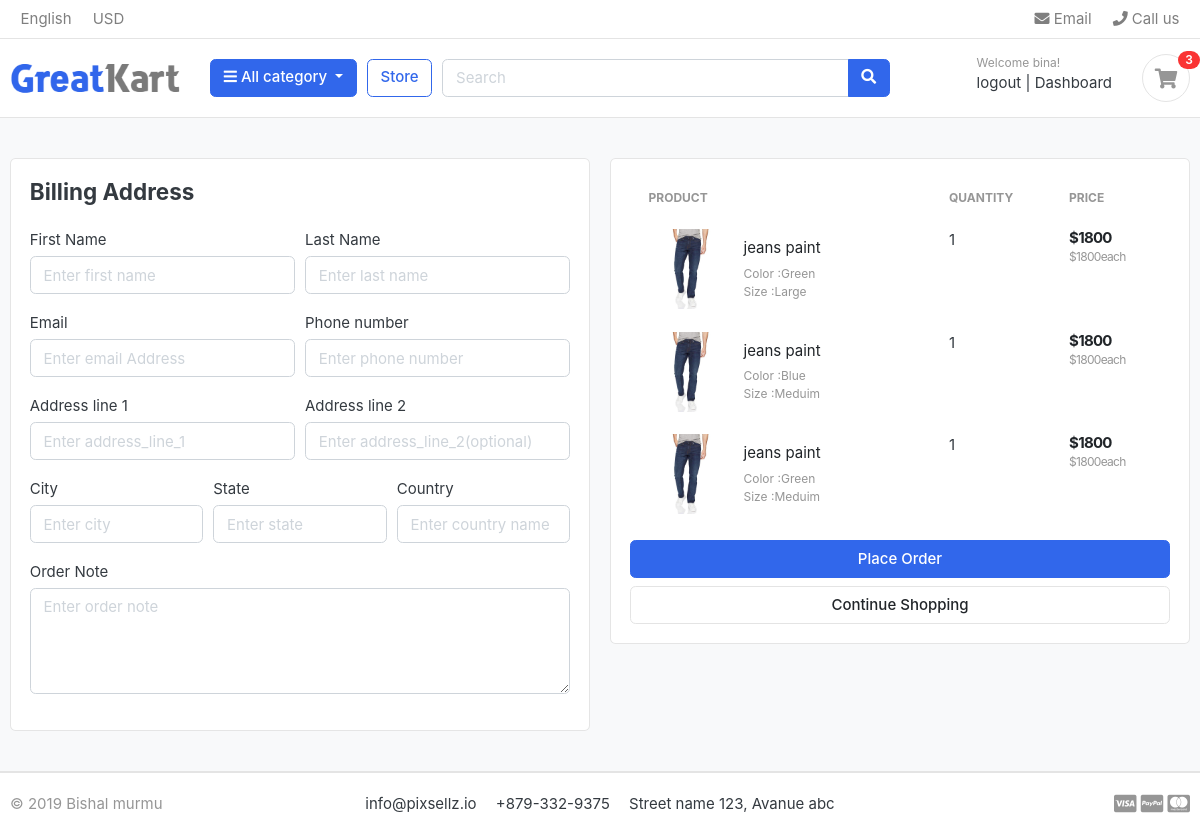
The app's page /cart/checkout/ (signed in), older data.
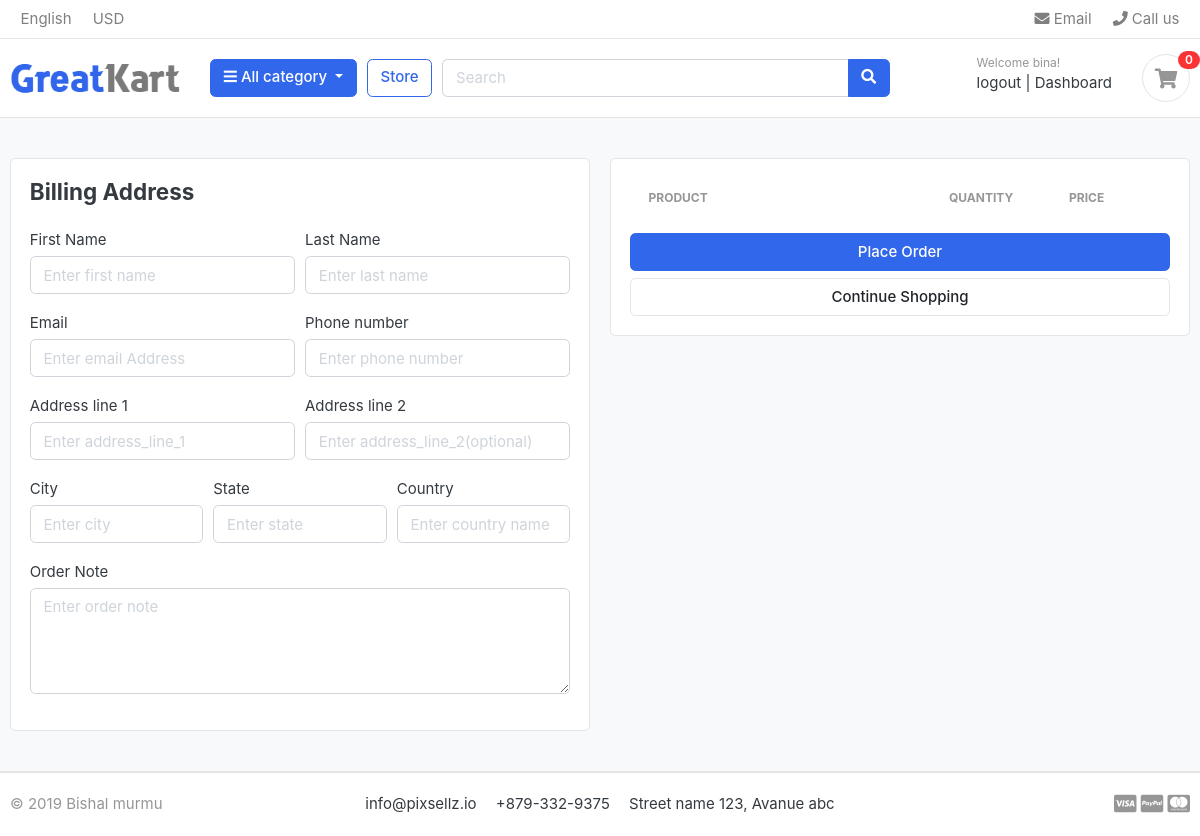
The same page, newer data.
### cart/models.py (models this page shows, shortened)
class Cartitem(models.Model):
    user=models.ForeignKey(Account,on_delete=models.CASCADE,null=True)
    product=models.ForeignKey(Product,on_delete=models.CASCADE)
    variations=models.ManyToManyField(Variation,blank=True)
    cart=models.ForeignKey(Cart,on_delete=models.CASCADE,null=True)
    quantity=models.IntegerField()
    is_active=models.BooleanField(default=True)
    def subtotal(self):
        return self.product.price*self.quantity;

### store/models.py (models this page shows, shortened)
class Product(models.Model):
    product_name=models.CharField(max_length=500)
    slug=models.SlugField(max_length=200,unique=True)
    description=models.TextField(max_length=500,blank=True)
    images=models.ImageField(upload_to='photos/products')
    stock=models.IntegerField()
    price=models.IntegerField()
    is_available=models.BooleanField(default=True)
    category=models.ForeignKey(Category,on_delete=models.CASCADE)
    created_date=models.DateTimeField(auto_now_add=True)
    modified_at=models.DateTimeField(auto_now=True)
    def get_url(self):
        return reverse('product_details',args=[self.category.slug, self.slug])
    def __str__(self):
        return self.product_name

class Variation(models.Model):
    product=models.ForeignKey(Product,on_delete=models.CASCADE)
    variation_category=models.CharField(max_length=100,choices=variation_category_choice)
    variation_value=models.CharField(max_length=100)
    is_active=models.BooleanField(default=True)
    created_date=models.DateTimeField(auto_now=True)
    objects=Variationmanager()

### cart/views.py (the view)
# urls.py: path('checkout/',views.checkout,name='checkout'),
@login_required(login_url='login')
def checkout(request,total=0,quantity=0,cart_items=None):
    tax=0
    grand_total=0
    try:
        if request.user.is_authenticated:
            cart_items=Cartitem.objects.filter(user=request.user,is_active=True)
        else:
            cart=Cart.objects.get(cart_id=_cart_id(request))
            cart_items=Cartitem.objects.filter(cart=cart,is_active=True)
        for cart_item in cart_items:
            total+=(cart_item.product.price*cart_item.quantity)
            quantity+=cart_item.quantity
        tax=(2*total)/100
        grand_total=total+tax;
    except ObjectDoesNotExist:
        pass
    if request.method == "POST":
        form=OrderForm(request.POST)
        if form.is_valid():
            data=Order()
            data.user=request.user
            data.first_name=form.cleaned_data['first_name']
            data.last_name=form.cleaned_data['last_name']
            data.phone=form.cleaned_data['phone']
            data.email=form.cleaned_data['email']
            data.address_line_1=form.cleaned_data['address_line_1']
            data.address_line_2=form.cleaned_data['address_line_2']
            data.country=form.cleaned_data['country']
            data.city=form.cleaned_data['city']
            data.state=form.cleaned_data['state']
            data.order_note=form.cleaned_data['order_note']
            data.total=grand_total
            data.tax=tax
            data.ip=request.META.get('REMOTE_ADDR')
            data.save()
            yr=int(datetime.date.today().strftime("%Y"))
            dt=int(datetime.date.today().strftime("%d"))
            mt=int(datetime.date.today().strftime("%m"))
            d=datetime.date(yr,mt,dt)
            current_date=d.strftime("%Y%m%d")
            order_number=current_date+ str(data.id)
            data.order_number=order_number
            data.save()
            order=Order.objects.get(user=request.user,is_ordered=False,order_number=order_number)
            context={
                'order':order,
                'cart_items':cart_items,
                'grand_total':grand_total,
                 'tax':tax,
                 'total':total,
            }
            return render(request,'orders/payements.html',context)
        else:
            return redirect('checkout')
    else:
        form=OrderForm()
    context={
        'total':total,
        'quantity':quantity,
        'cart_items':cart_items,
        'tax':tax,
        'grand_total':grand_total,
        'form':form
    }
    return render(request,'store/checkout.html',context)

### Category/context_processors.py (called while the page is built)
def menu_links(request):
    links=Category.objects.all()
    return dict(links=links)

### cart/context_processors.py (called while the page is built)
def _cart_id(request):
    cart=request.session.session_key
    if not cart:
        cart=request.session.create()
    return cart

def counter(request):
    cart_count=0
    if 'admin' in request.path:
        return {}
    else:
        try:
            cart=Cart.objects.filter(cart_id=_cart_id(request))
            if request.user.is_authenticated:
                cart_items=Cartitem.objects.all().filter(user=request.user)
            else:
               cart_items=Cartitem.objects.all().filter(cart=cart[:1])
            for item in cart_items:
                cart_count=cart_count+item.quantity
        except Cart.DoesNotExist:
            cart_count=0
    return dict(cart_count=cart_count)

### templates/store/checkout.html (shortened to what the changed rows need)
{% extends 'base.html' %}
{% load static %}
{% block content %}
<section class="section-content padding-y bg">
    <div class="container">
        <div class="row">
            <aside class="col-lg-6">
                <div class="card">
                    <div class="card-body">
                        <table class="table table-borderless table-shopping-cart">
                            <thead class="text-muted">
                                <tr class="small text-uppercase">
                                    <th scope="col">Product</th>
                                    <th scope="col" width="120">Quantity</th>
                                    <th scope="col" width="120">Price</th>
                                </tr>
                            </thead>
                            <tbody>
                                {% for cart_item in cart_items %}
                                <tr>
                                    <td>
                                        <figure class="itemside align-items-center">
                                            <div class="aside"><img src="{{cart_item.product.images.url}}"
                                                    class="img-sm">
                                            </div>
                                            <figcaption class="info">
                                                <a href="{{ cart_item.product.get_url }}"
                                                    class="title text-dark">{{cart_item.product}}</a>
                                                <p class="text-muted small">
                                                    {% if cart_item.variations.all %}
                                                    {% for item in cart_item.variations.all%}
                                                    {{ item.variation_category| capfirst}}
                                                    :{{item.variation_value|capfirst}}
                                                    <br>
                                                    {% endfor %}
                                                    {% endif%}
                                                </p>
                                            </figcaption>
                                        </figure>
                                    </td>
                                    <td>
                                      <label for="">{{cart_item.quantity}}</label>
                                    </td>
                                    <td>
                                        <div class="price-wrap">
                                            <var class="price">${{cart_item.subtotal}}</var>
                                            <small class="text-muted"> ${{cart_item.product.price}}each </small>
                                        </div>
                                    </td>
                                </tr>
                                {% endfor %}
                            </tbody>
                        </table>
                    </div>
                </div>
            </aside>
        </div>
    </div>
</section>
{% endblock %}

### templates/include/header.html (shortened to what this page needs)
{% load static %}
<header class="section-header">
    <nav class="navbar p-md-0 navbar-expand-sm navbar-light border-bottom">
    <div class="container">
      <div class="collapse navbar-collapse" id="navbarTop4">
        <ul class="navbar-nav mr-auto">
            <li class="nav-item dropdown">
                 <a href="#" class="nav-link">   English </a>
            </li>
            <li class="nav-item dropdown">
                <a href="#" class="nav-link"> USD </a>
            </li>
        </ul>
        <ul class="navbar-nav">
            <li><a href="#" class="nav-link"> <i class="fa fa-envelope"></i> Email </a></li>
            <li><a href="#" class="nav-link"> <i class="fa fa-phone"></i> Call us </a></li>
        </ul>
      </div>
    </div>
    </nav>
    <section class="header-main border-bottom">
        <div class="container">
    <div class="row align-items-center">
        <div class="col-lg-2 col-md-3 col-6">
            <a href="{% url 'home' %}" class="brand-wrap">
                <img class="logo" src="{% static './images/logo.png' %}">
            </a>
        </div>
        <div class="col-lg col-sm col-md col-6 flex-grow-0">
            <div class="category-wrap dropdown d-inline-block float-right">
                <button type="button" class="btn btn-primary dropdown-toggle" data-toggle="dropdown">
                    <i class="fa fa-bars"></i> All category
                </button>
            </div>
        </div>
        <a href="{% url 'store' %}" class="btn btn-outline-primary">Store</a>
        <div class="col-lg  col-md-6 col-sm-12 col">
            <form action="{% url 'search' %}" class="search" method="GET">
                <div class="input-group w-100">
                    <input type="text" class="form-control" style="width:60%;" placeholder="Search" name="keyword">
                    <div class="input-group-append">
                      <button class="btn btn-primary" type="submit">
                        <i class="fa fa-search"></i>
                      </button>
                    </div>
                </div>
            </form>
        </div>
        <div class="col-lg-3 col-sm-6 col-8 order-2 order-lg-3">
                    <div class="d-flex justify-content-end mb-3 mb-lg-0">
                    {% if user.is_authenticated %}
                        <div class="widget-header">
                            <small class="title text-muted">Welcome {{user.username}}!</small>
                            <div>
                                <a href="{% url 'logout' %}">logout</a> <span class="dark-transp"> | </span>
                                <a href="{% url 'register' %}">Dashboard</a>
                            </div>
                        </div>
                    {% endif %}
                        <a href="{% url 'cart' %}" class="widget-header pl-3 ml-3">
                            <div class="icon icon-sm rounded-circle border"><i class="fa fa-shopping-cart"></i></div>
                            <span class="badge badge-pill badge-danger notify">{{cart_count}}</span>
                        </a>
                    </div>
                </div>
    </div>
        </div>
    </section>
    </header>

Row changes from the older to the newer data that the page shows:
removed Cartitem: product.images (picture), product "jeans paint", quantity "1", subtotal "1800", product.price "1800"
no longer on this page (row unchanged): Variation: variation_category "Color", variation_value "Green"
no longer on this page (row unchanged): Variation: variation_category "Size", variation_value "Large", shown under "jeans paint"
removed Cartitem: product.images (picture), product "jeans paint", quantity "1", subtotal "1800", product.price "1800"
no longer on this page (row unchanged): Variation: variation_category "Color", variation_value "Blue", shown under "jeans paint"
no longer on this page (row unchanged): Variation: variation_category "Size", variation_value "Meduim"
removed Cartitem: product.images (picture), product "jeans paint", quantity "1", subtotal "1800", product.price "1800"
Text that changed along with them:
{{ cart_count }}: "3" → "0"
